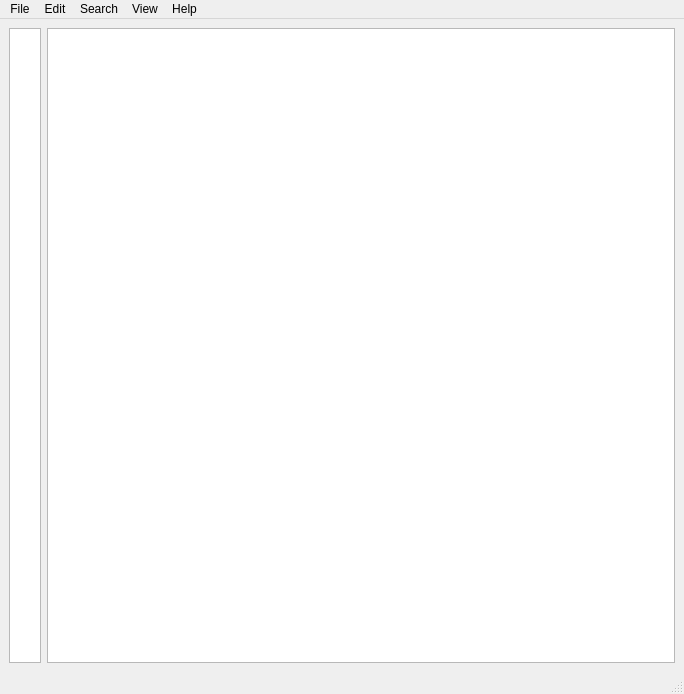
<ui version="4.0" >
 <class>MainWindow</class>
 <widget class="QMainWindow" name="MainWindow" >
  <property name="geometry" >
   <rect>
    <x>0</x>
    <y>0</y>
    <width>684</width>
    <height>694</height>
   </rect>
  </property>
  <property name="windowTitle" >
   <string>Untitled - ScriptEditor</string>
  </property>
  <widget class="QWidget" name="centralwidget" >
   <layout class="QGridLayout" name="gridLayout" >
    <item row="0" column="0" >
     <widget class="QTextEdit" name="uiLineNumbersTXT" >
      <property name="sizePolicy" >
       <sizepolicy vsizetype="Expanding" hsizetype="Fixed" >
        <horstretch>0</horstretch>
        <verstretch>0</verstretch>
       </sizepolicy>
      </property>
      <property name="minimumSize" >
       <size>
        <width>32</width>
        <height>0</height>
       </size>
      </property>
      <property name="maximumSize" >
       <size>
        <width>32</width>
        <height>16777215</height>
       </size>
      </property>
      <property name="undoRedoEnabled" >
       <bool>false</bool>
      </property>
      <property name="lineWrapMode" >
       <enum>QTextEdit::NoWrap</enum>
      </property>
      <property name="readOnly" >
       <bool>true</bool>
      </property>
      <property name="html" >
       <string>&lt;!DOCTYPE HTML PUBLIC "-//W3C//DTD HTML 4.0//EN" "http://www.w3.org/TR/REC-html40/strict.dtd">
&lt;html>&lt;head>&lt;meta name="qrichtext" content="1" />&lt;style type="text/css">
p, li { white-space: pre-wrap; }
&lt;/style>&lt;/head>&lt;body style=" font-family:'MS Shell Dlg 2'; font-size:8.25pt; font-weight:400; font-style:normal;">
&lt;p style="-qt-paragraph-type:empty; margin-top:0px; margin-bottom:0px; margin-left:0px; margin-right:0px; -qt-block-indent:0; text-indent:0px; font-size:8pt;">&lt;/p>&lt;/body>&lt;/html></string>
      </property>
     </widget>
    </item>
    <item row="0" column="1" >
     <widget class="QTextEdit" name="uiCodeTXT" >
      <property name="lineWrapMode" >
       <enum>QTextEdit::NoWrap</enum>
      </property>
      <property name="tabStopWidth" >
       <number>16</number>
      </property>
      <property name="acceptRichText" >
       <bool>false</bool>
      </property>
     </widget>
    </item>
   </layout>
  </widget>
  <widget class="QMenuBar" name="uiMenuBar" >
   <property name="geometry" >
    <rect>
     <x>0</x>
     <y>0</y>
     <width>684</width>
     <height>21</height>
    </rect>
   </property>
   <widget class="QMenu" name="uiFileMENU" >
    <property name="title" >
     <string>File</string>
    </property>
    <addaction name="uiNewACT" />
    <addaction name="uiOpenACT" />
    <addaction name="uiCloseACT" />
    <addaction name="separator" />
    <addaction name="uiSaveACT" />
    <addaction name="uiSaveAsACT" />
    <addaction name="separator" />
    <addaction name="uiEvaluateACT" />
    <addaction name="uLocalSpaceACT" />
    <addaction name="separator" />
    <addaction name="uiCheckSyntaxACT" />
   </widget>
   <widget class="QMenu" name="uiHelpMENU" >
    <property name="title" >
     <string>Help</string>
    </property>
    <addaction name="uiHelpSdkACT" />
   </widget>
   <widget class="QMenu" name="uiEditMENU" >
    <property name="title" >
     <string>Edit</string>
    </property>
    <addaction name="uiUndoACT" />
    <addaction name="uiRedoACT" />
    <addaction name="separator" />
    <addaction name="uiCutACT" />
    <addaction name="uiCopyACT" />
    <addaction name="uiPasteACT" />
   </widget>
   <widget class="QMenu" name="uiSearchMENU" >
    <property name="title" >
     <string>Search</string>
    </property>
    <addaction name="uiFindACT" />
    <addaction name="uiFindNextACT" />
    <addaction name="uiFindPrevACT" />
    <addaction name="uiReplaceACT" />
    <addaction name="separator" />
    <addaction name="uiGoToLineACT" />
   </widget>
   <widget class="QMenu" name="uiViewMENU" >
    <property name="title" >
     <string>View</string>
    </property>
    <addaction name="uiLineNumbersACT" />
   </widget>
   <addaction name="uiFileMENU" />
   <addaction name="uiEditMENU" />
   <addaction name="uiSearchMENU" />
   <addaction name="uiViewMENU" />
   <addaction name="uiHelpMENU" />
  </widget>
  <widget class="QStatusBar" name="uiStatusBar" />
  <action name="uiSaveACT" >
   <property name="text" >
    <string>Save</string>
   </property>
  </action>
  <action name="uiSaveAsACT" >
   <property name="text" >
    <string>Save as...</string>
   </property>
  </action>
  <action name="uiEvaluateACT" >
   <property name="text" >
    <string>Evaluate</string>
   </property>
  </action>
  <action name="uiOpenACT" >
   <property name="text" >
    <string>Open...</string>
   </property>
  </action>
  <action name="uiCloseACT" >
   <property name="text" >
    <string>Close</string>
   </property>
  </action>
  <action name="uiNewACT" >
   <property name="text" >
    <string>New</string>
   </property>
  </action>
  <action name="uiHelpSdkACT" >
   <property name="text" >
    <string>SDK Guides</string>
   </property>
  </action>
  <action name="uiUndoACT" >
   <property name="enabled" >
    <bool>false</bool>
   </property>
   <property name="text" >
    <string>Undo</string>
   </property>
   <property name="shortcut" >
    <string>Ctrl+Z</string>
   </property>
  </action>
  <action name="uiRedoACT" >
   <property name="enabled" >
    <bool>false</bool>
   </property>
   <property name="text" >
    <string>Redo</string>
   </property>
   <property name="shortcut" >
    <string>Ctrl+Y</string>
   </property>
  </action>
  <action name="uiCutACT" >
   <property name="enabled" >
    <bool>false</bool>
   </property>
   <property name="text" >
    <string>Cut</string>
   </property>
   <property name="shortcut" >
    <string>Ctrl+X</string>
   </property>
  </action>
  <action name="uiCopyACT" >
   <property name="enabled" >
    <bool>false</bool>
   </property>
   <property name="text" >
    <string>Copy</string>
   </property>
   <property name="shortcut" >
    <string>Ctrl+C</string>
   </property>
  </action>
  <action name="uiPasteACT" >
   <property name="enabled" >
    <bool>false</bool>
   </property>
   <property name="text" >
    <string>Paste</string>
   </property>
   <property name="shortcut" >
    <string>Ctrl+V</string>
   </property>
  </action>
  <action name="uiFindACT" >
   <property name="enabled" >
    <bool>false</bool>
   </property>
   <property name="text" >
    <string>Find</string>
   </property>
   <property name="shortcut" >
    <string>Alt+F3</string>
   </property>
  </action>
  <action name="uiFindNextACT" >
   <property name="enabled" >
    <bool>false</bool>
   </property>
   <property name="text" >
    <string>Find Next</string>
   </property>
   <property name="shortcut" >
    <string>F3</string>
   </property>
  </action>
  <action name="uiFindPrevACT" >
   <property name="enabled" >
    <bool>false</bool>
   </property>
   <property name="text" >
    <string>Find Previous</string>
   </property>
   <property name="shortcut" >
    <string>Ctrl+F3</string>
   </property>
  </action>
  <action name="uiReplaceACT" >
   <property name="enabled" >
    <bool>false</bool>
   </property>
   <property name="text" >
    <string>Replace</string>
   </property>
   <property name="shortcut" >
    <string>Ctrl+R</string>
   </property>
  </action>
  <action name="uiGoToLineACT" >
   <property name="enabled" >
    <bool>false</bool>
   </property>
   <property name="text" >
    <string>GoTo Line</string>
   </property>
   <property name="shortcut" >
    <string>Ctrl+G</string>
   </property>
  </action>
  <action name="uiLineNumbersACT" >
   <property name="checkable" >
    <bool>true</bool>
   </property>
   <property name="checked" >
    <bool>false</bool>
   </property>
   <property name="text" >
    <string>Line Numbers</string>
   </property>
  </action>
  <action name="uiCheckSyntaxACT" >
   <property name="enabled" >
    <bool>false</bool>
   </property>
   <property name="text" >
    <string>Check Syntax</string>
   </property>
  </action>
  <action name="uLocalSpaceACT" >
   <property name="checkable" >
    <bool>true</bool>
   </property>
   <property name="checked" >
    <bool>true</bool>
   </property>
   <property name="enabled" >
    <bool>false</bool>
   </property>
   <property name="text" >
    <string>    Local Space</string>
   </property>
   <property name="iconText" >
    <string>Local Space</string>
   </property>
   <property name="toolTip" >
    <string>Run in Local Space</string>
   </property>
  </action>
 </widget>
 <resources/>
 <connections/>
</ui>
